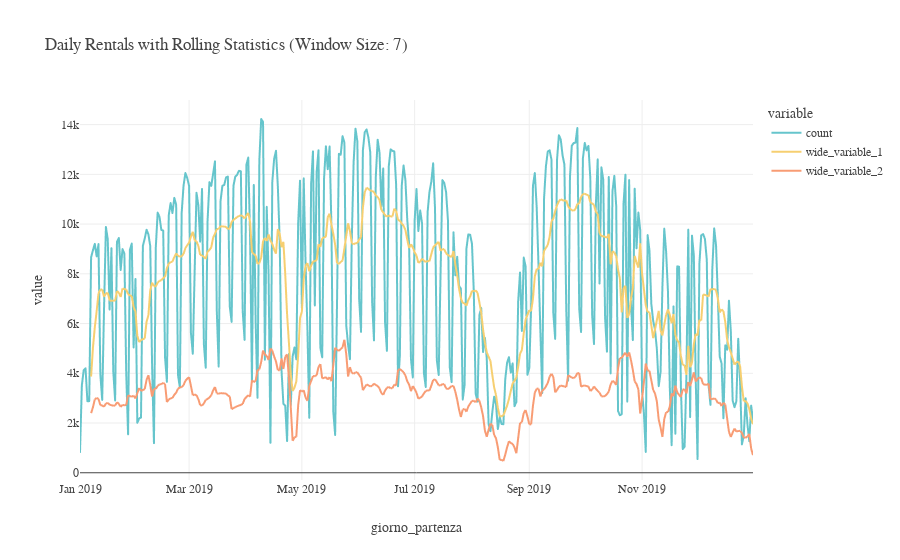

Here is the notebook cell this chart was saved with:
### Markdown cell above
## Rolling Statistics

### Code cell
daily_outflow.plot(
    y=[
        "count",
        daily_outflow["count"].rolling(7).mean(),
        daily_outflow["count"].rolling(7).std(),
    ],
    title="Daily Rentals with Rolling Statistics (Window Size: 7)",
    color_discrete_sequence=px.colors.qualitative.Pastel,
).update_layout(**plotly_styles).update_traces(hovertemplate=None)

### Figure 1 — Plotly figure (JSON) as saved in the notebook; plotly's stock layout.template omitted (floating-point values rounded to 4 significant figures; data arrays with more than 128 entries replaced by an {"elided": "..."} marker saying what was removed)
{"data": [{"legendgroup": "count", "line": {"color": "rgb(102, 197, 204)", "dash": "solid"}, "mode": "lines", "name": "count", "showlegend": true, "type": "scattergl", "x": {"elided": "365 str values"}, "xaxis": "x", "y": {"elided": "365 int values"}, "yaxis": "y"}, {"legendgroup": "wide_variable_1", "line": {"color": "rgb(246, 207, 113)", "dash": "solid"}, "mode": "lines", "name": "wide_variable_1", "showlegend": true, "type": "scattergl", "x": {"elided": "365 str values"}, "xaxis": "x", "y": {"elided": "365 float values"}, "yaxis": "y"}, {"legendgroup": "wide_variable_2", "line": {"color": "rgb(248, 156, 116)", "dash": "solid"}, "mode": "lines", "name": "wide_variable_2", "showlegend": true, "type": "scattergl", "x": {"elided": "365 str values"}, "xaxis": "x", "y": {"elided": "365 float values"}, "yaxis": "y"}], "layout": {"autosize": true, "font": {"family": "DejaVuSansMono Nerd Font"}, "legend": {"title": {"text": "variable"}, "tracegroupgap": 0}, "title": {"text": "Daily Rentals with Rolling Statistics (Window Size: 7)", "x": 0.05, "xanchor": "left"}, "xaxis": {"anchor": "y", "autorange": true, "domain": [0, 1], "range": ["2019-01-01", "2019-12-31"], "title": {"text": "giorno_partenza"}, "type": "date"}, "yaxis": {"anchor": "x", "autorange": true, "domain": [0, 1], "range": [-291.5, 14990.0], "title": {"text": "value"}, "type": "linear"}}}
